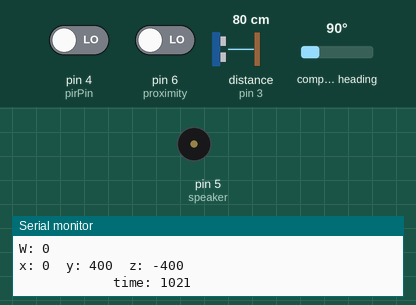
Simulated run of this sketch. Board: Arduino Uno, built with avr-gcc and run on an emulated ATmega328P. Shown: buzzer (waves = sounding), the last lines printed to the serial monitor. Wiring (inferred from the names in the program): ultrasonic range finder: trigger pin 2; echo pin 3; HMC5883L compass at I2C address 0x1E. Inputs (shaded band) come from the test bench; at power-on: compass heading 90°, pin 4 (pirPin) LOW, pin 6 (proximity) LOW, distance to the obstacle (sensor on pin 3) 80 cm. The echo pulse lasts 58.3 µs per cm.

Above: at 1.8 s.
1.9 s: compass heading set to 269°
At 2.8 s:
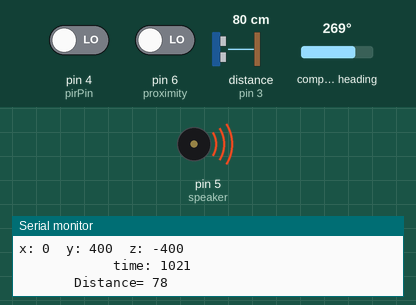
Timing chart, 0 to 4.9 s (numbered marks = the images above; inputs shaded):
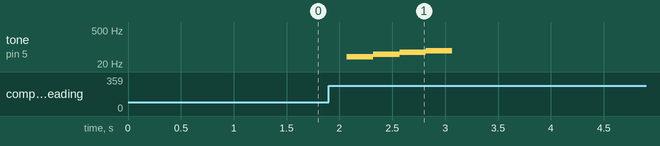

The sketch:

Blindo_Assisto.ino
```cpp
/******************************************
 * Name: George Dobric                    *
 * Student# 101227367                     *
 * Date: December 10th, 2019              *
 * Lab Days: Tuesday 11AM-2PM             *
 * Description: Crown with Magnetometer,  *
 *  Ultrasonic, PIR, Proximity sensors and*
 *  speaker used to guide the Blind       *
 ******************************************/


// notes in the melody:
int melody[] = { //frequencies to be played for PIR audio signal
  100, 150
};
int melody2[] = { //frequencies to be played for cardinal audio signals
  40, 50, 60, 70
};
int melody3[] = { //frequencies to be played for PIR audio signal
  200, 150
};
int melody4[] = { //frequencies to be played for PIR audio signal
  200, 250
};
// note durations: 4 = quarter note, 8 = eighth note, etc.:
int noteDurations[] = {
  4, 4
};
int noteDurations2[] = {
  4, 4, 4, 4
};
#include <Wire.h>
#define address 0x1E
unsigned long time;
int trigger_pin = 2;
int echo_pin = 3;
int pirPin = 4;
int speaker = 5;
int proximity = 6;
int time2;
int distance;
boolean north, south, east, west;
float speed;
long t1;
long t2;
int d1;
int d2;
int state = 0;
long *tt;
int *dd;
int pirr = 0;
int proxx = 0;
int spkr = 0;
int spkr2 = 0;
int spkr3 = 0;
String direction = "neither";
boolean firstRun = true;
boolean change = false;
int changeNoteCount;
void setup() {
  Serial.begin(9600);
  Wire.begin();
  //Init_HMC5883L();
  Wire.beginTransmission(address); //open communication with HMC5883
  Wire.write(0x02); //select mode register
  Wire.write(0x00); //continuous measurement mode
  Wire.endTransmission();
  pinMode (trigger_pin, OUTPUT);
  pinMode (echo_pin, INPUT);
  pinMode (pirPin, INPUT);
  pinMode (speaker, OUTPUT);
  pinMode (proximity, INPUT);

}
void loop() {

  //Serial.print("Time: ");
  time = millis();

  //All code bellow is for Reading and Processing the PIR input signal
  if (digitalRead(pirPin) == HIGH) {
    pirr += 1; //variable used to confirm that the PIR is high, used for PIR audio signal
  }
  if (digitalRead(pirPin) == LOW) {
    pirr = 0;  //variable used to confirm PIR is low, once again for PIR audio signal
    spkr = 0;  //variable used to control the audio signal loops
  }
  if (pirr == 1 && spkr == 0) { //if PIR is high and spkr is zero, play the PIR audio signal
    for (int thisNote = 0; thisNote < 2; thisNote++) {

      // to calculate the note duration, take one second divided by the note type.
      //e.g. quarter note = 1000 / 4, eighth note = 1000/8, etc.
      int noteDuration = 1000 / noteDurations[thisNote];
      tone(5, melody[thisNote], noteDuration);

      // to distinguish the notes, set a minimum time between them.
      // the note's duration + 30% seems to work well:
      int pauseBetweenNotes = noteDuration; //* 1.30;
      delay(pauseBetweenNotes);
      // stop the tone playing:
      noTone(5);
    }
    spkr += 1;
  }
  //PIR signal processing ends

  //All code bellow is for Reading and Processing the Proximity input signal
  if (digitalRead(proximity) == HIGH) {
    proxx += 1; //variable used to confirm that the PIR is high, used for PIR audio signal
  }
  if (digitalRead(proximity) == LOW) {
    proxx = 0;  //variable used to confirm PIR is low, once again for PIR audio signal
    spkr3 = 0;  //variable used to control the audio signal loops
  }
  if (proxx == 1 && spkr3 == 0) { //if PIR is high and spkr is zero, play the PIR audio signal
    for (int thisNote = 0; thisNote < 2; thisNote++) {

      // to calculate the note duration, take one second divided by the note type.
      //e.g. quarter note = 1000 / 4, eighth note = 1000/8, etc.
      int noteDuration = 1000 / noteDurations[thisNote];
      tone(5, melody4[thisNote], noteDuration);

      // to distinguish the notes, set a minimum time between them.
      // the note's duration + 30% seems to work well:
      int pauseBetweenNotes = noteDuration; //* 1.30;
      delay(pauseBetweenNotes);
      // stop the tone playing:
      noTone(5);
    }
    spkr3 += 1;
  }
  //Proximity signal processing ends

  //Ultrasonic signal processing through "speed" variable - detects if object is afoot - plays unique audiotory signal
  if (abs(speed)<=50){
    spkr2=0;
  }
  if (abs(speed)>50 && spkr2 == 0) { //if PIR is high and there is no audio signal conflict, play the PIR audio signal
    for (int thisNote = 0; thisNote < 2; thisNote++) {

      // to calculate the note duration, take one second divided by the note type.
      //e.g. quarter note = 1000 / 4, eighth note = 1000/8, etc.
      int noteDuration = 1000 / noteDurations[thisNote];
      tone(5, melody3[thisNote], noteDuration);

      // to distinguish the notes, set a minimum time between them.
      // the note's duration + 30% seems to work well:
      int pauseBetweenNotes = noteDuration; //* 1.30;
      delay(pauseBetweenNotes);
      // stop the tone playing:
      noTone(5);
    }
    spkr2 += 1;
  }
  //Ultrasonic signal processing ends


  digitalWrite (trigger_pin, HIGH);
  delayMicroseconds (10);
  digitalWrite (trigger_pin, LOW);
  time2 = pulseIn (echo_pin, HIGH);
  distance = (time2 * 0.034) / 2;
  Serial.print (" \t\t\tDistance= ");
  Serial.println (distance);
  if (state == 0) { //state is used to be alternated after every loop cycle in order to calculate distance
    tt = &time;
    dd = &distance;
    d1 = *dd;
    t1 = millis();//*tt;
  }
  else if (state == 1) { //state is used to be alternated after every loop cycle in order to calculate distance
    tt = &time;
    dd = &distance;
    d2 = *dd;
    t2 = millis();//*tt;
    speed = ((d2 - d1) * 1.0 / (t2 - t1)) * 1000;
    Serial.print (" SPEED= ");
    Serial.println(speed);
  }

  if (state == 0) { //state is used to be alternated after every loop cycle in order to calculate distance
    state = 1;
  }
  else if (state == 1) { //state is used to be alternated after every loop cycle in order to calculate distance
    state = 0;
  }
  int x, y, z; //triple axis data

  //Tell the HMC5883L where to begin reading data
  Wire.beginTransmission(address);
  Wire.write(0x03); //select register 3, X MSB register
  Wire.endTransmission();


  //Read data from each axis, 2 registers per axis
  Wire.requestFrom(address, 6);
  if (6 <= Wire.available()) {
    x = Wire.read() << 8; //X msb
    x |= Wire.read(); //X lsb
    z = Wire.read() << 8; //Z msb
    z |= Wire.read(); //Z lsb
    y = Wire.read() << 8; //Y msb
    y |= Wire.read(); //Y lsb
  }

  if (80 < x && 75 < y && y < 235 ) { //check coordinates, if true set north to true
    north = true;
    south = false;
    east = false;
    west = false;
    changeNoteCount = 1; //ensure 1 beep is signaled in later code
  }
  else if (-180 < x && x < 30 && y < 100) { //check coordinates, if true set west to true
    north = false;
    south = false;
    east = false;
    west = true;
    changeNoteCount = 4; //ensure 4 beeps are signaled in later code
  }
  else if (-100 < x && x < 100 && y > 110) { //check coordinates, if true set east to true
    north = false;
    south = false;
    east = true;
    west = false;
    changeNoteCount = 2; //ensure 2 beeps are signaled in later code
  }
  else if (x < -180 && x < -120 && y > 135) { //check coordinates, if true set south to true
    north = false;
    south = true;
    east = false;
    west = false;
    changeNoteCount = 3; //ensure 3 beeps are signaled in later code
  }
  if (firstRun == false) { //below if checks if direction was changed and set boolean to true if it was changed
    if ((north == true && direction == "north") || (south == true && direction == "south") || (east == true && direction == "east") || (west == true && direction == "west"))
      change = false;
    else
      change = true;
  }

  //DIRECTIONAL AUDIO SIGNALS BELOW
  if (change == true) {
    for (int thisNote = 0; thisNote < changeNoteCount; thisNote++) {

      // to calculate the note duration, take one second divided by the note type.
      //e.g. quarter note = 1000 / 4, eighth note = 1000/8, etc.
      int noteDuration2 = 1000 / noteDurations2[thisNote];
      tone(5, melody2[thisNote], noteDuration2);

      // to distinguish the notes, set a minimum time between them.
      // the note's duration + 30% seems to work well:
      int pauseBetweenNotes2 = noteDuration2; //* 1.30;
      delay(pauseBetweenNotes2);
      // stop the tone playing:
      noTone(5);
    }
    change = false;
  }
  //DIRECTIONAL AUDIO SIGNALS END


  if (north == true) //series of ifs is part of process which checks whether or not direction was changed
    direction = "north";
  else if (south == true)
    direction = "south";
  else if (east == true)
    direction = "east";
  else if (west == true)
    direction = "west";

  //Print out values of each axis
  Serial.print("N: ");
  Serial.println(north);
  Serial.print("S: ");
  Serial.println(south);
  Serial.print("E: ");
  Serial.println(east);
  Serial.print("W: ");
  Serial.println(west);
  Serial.print("x: ");
  Serial.print(x);
  Serial.print("  y: ");
  Serial.print(y);
  Serial.print("  z: ");
  Serial.println(z);

  Serial.print(" \t\t\t\t\t time: ");
  Serial.println(time); //prints time since program started
  delay(1000);
  firstRun = false;
}
```

Measured:
- after the input at 1.9 s, tone on pin 5 (speaker): plays 40 Hz for 0.25 s, 50 Hz for 0.25 s, 60 Hz for 0.25 s, 70 Hz for 0.25 s, starting after 0.17 s
